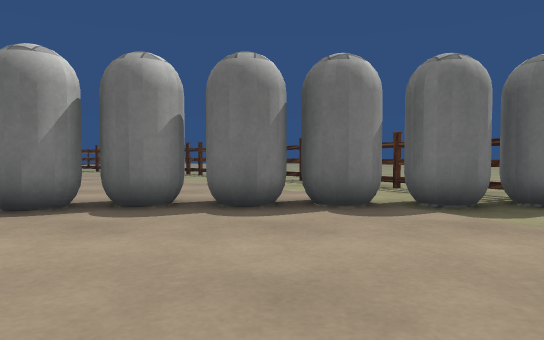
[1] (above)

23 first-person views from a walk through a Unity game level. The camera is 0.59 m above the floor, tilts 2° down and sees 70° across. The floor is counted in squares, 1 m on a side. Each view is taken from the middle of a square. On the plan, view 1 faces up. The plan holds only what a view shows up to about 10 squares ahead; the rest is blank. The place goes on beyond the plan. The player is left out. Some animated figures are not drawn. Some surface patterns are stand-ins.

[2]
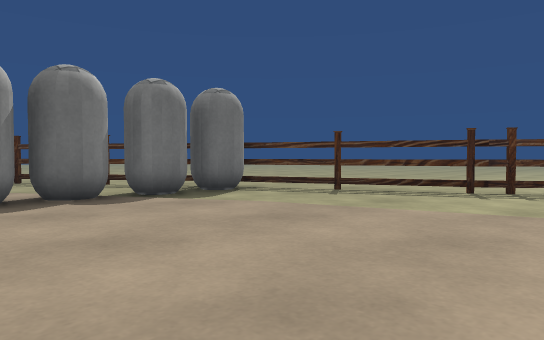

[3]
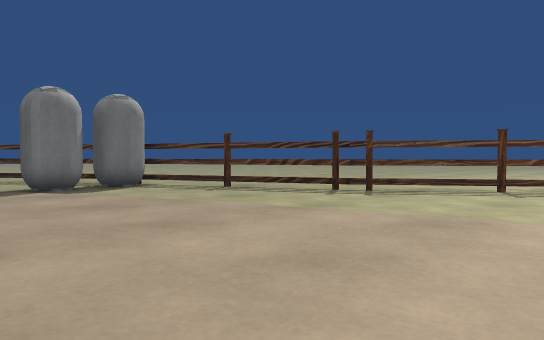

[4]
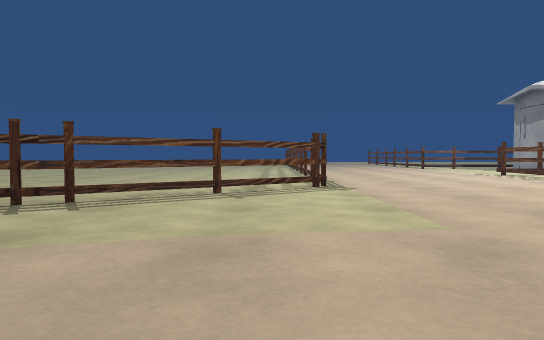

[5]
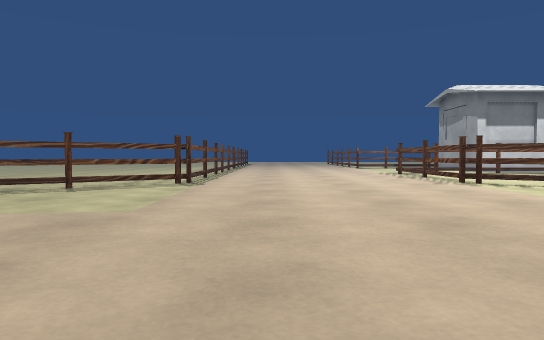

[6]
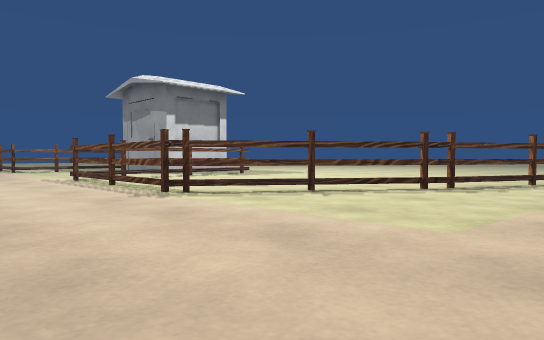

[7]
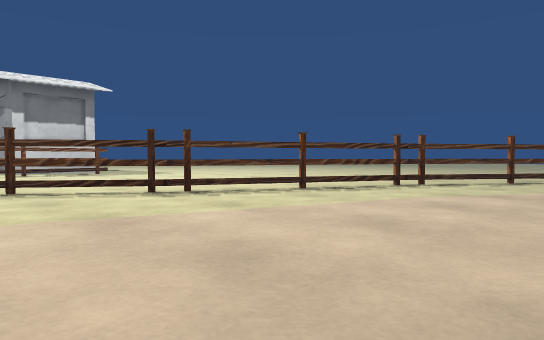

[8]
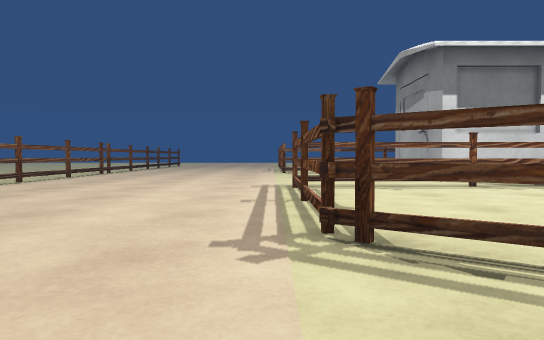

[9]
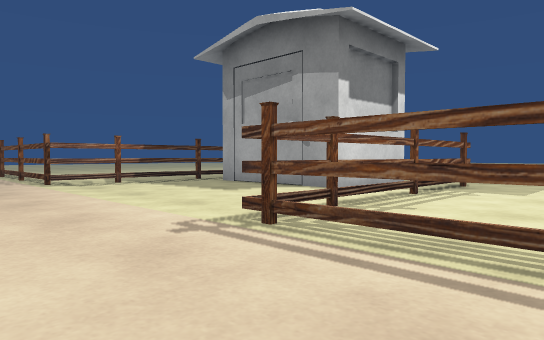

[10]
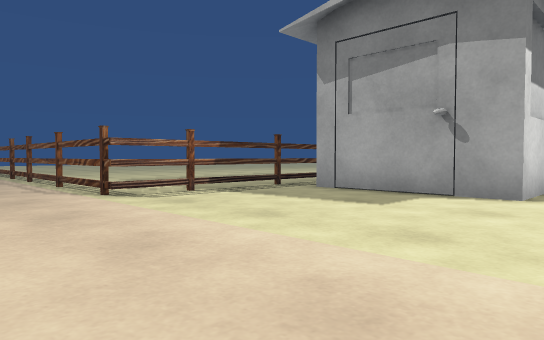

[11]
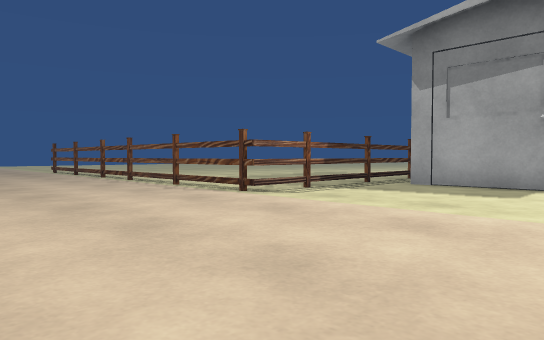

[12]
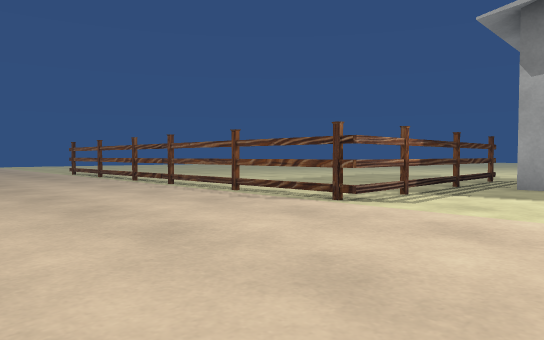

[13]
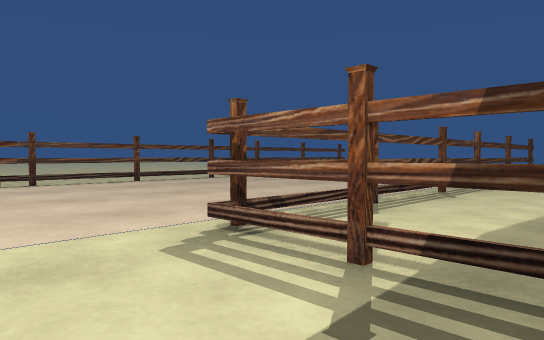

[14]
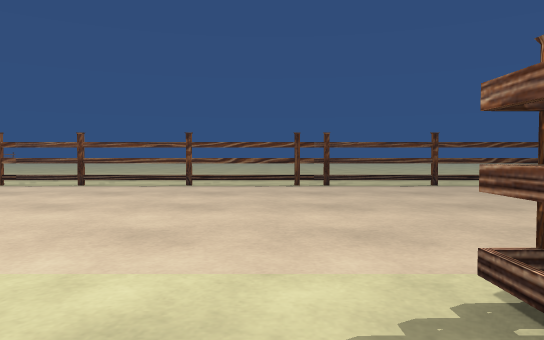

[15]
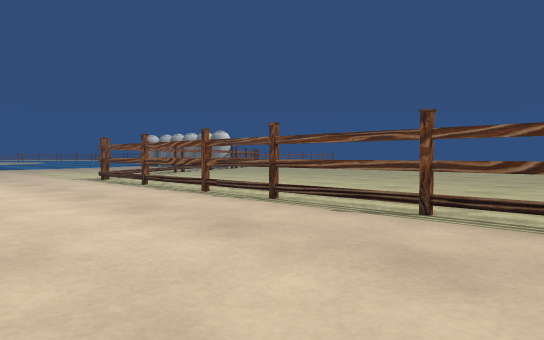

[16]
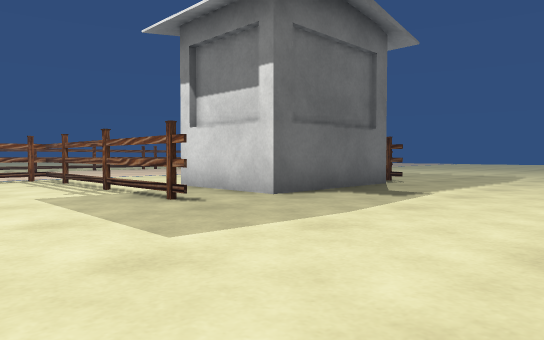

[17]
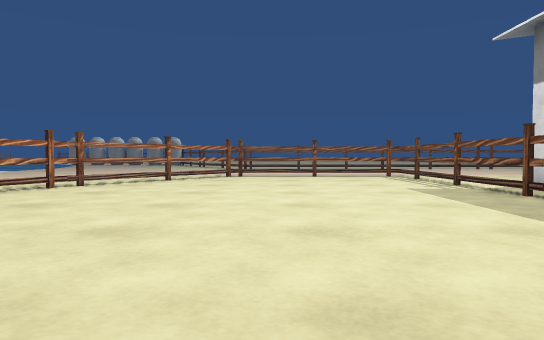

[18]
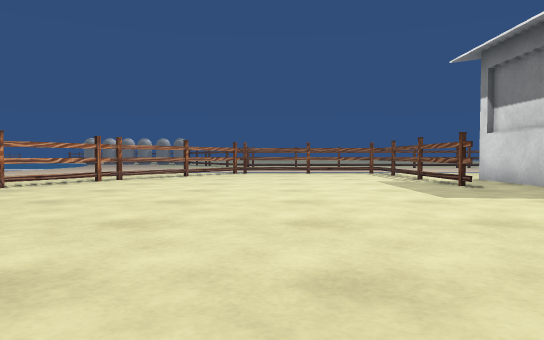

[19]
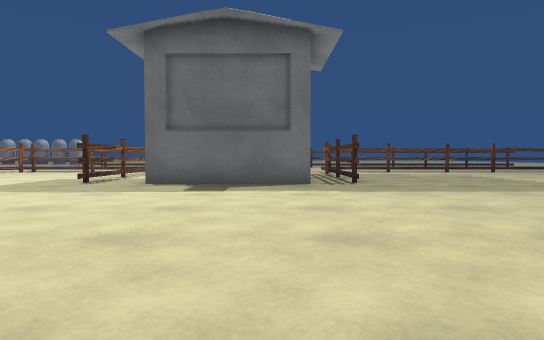

[20]
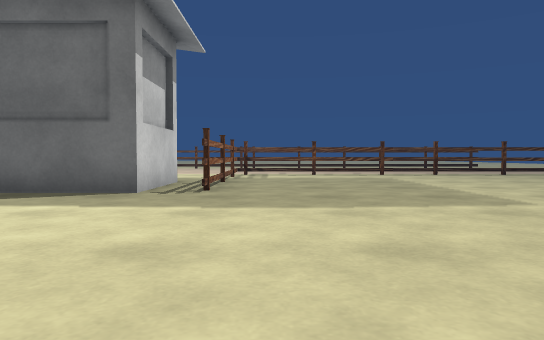

[21]
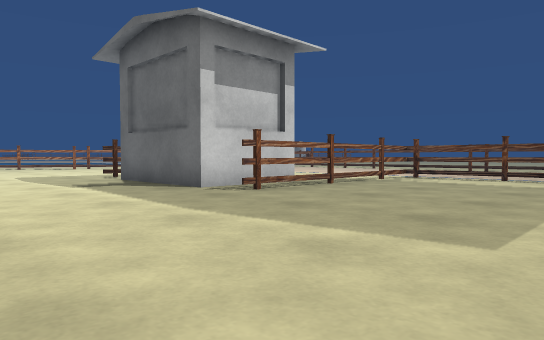

[22]
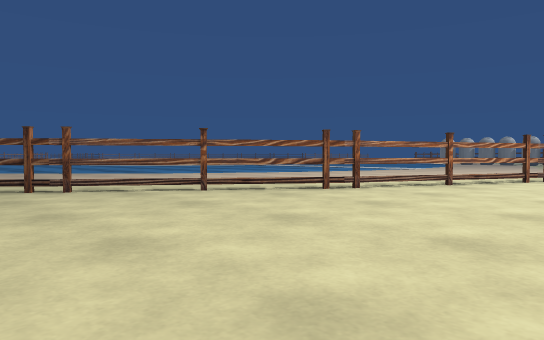

[23]
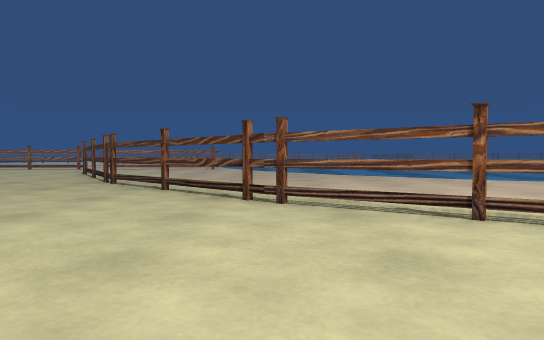

### Floor plan
Key: @ floor where view 1 was taken; # wall or solid block; . floor; ~ water the walk can cross; T thing the floor can be seen under or through; O other object.
Columns run from 3 left of view 1 to 25 right of it. Each row starts with its distance up from view 1.
 10     #
  9    .#..
  8  ....#.
  7 ......#.
  6 ......#..
  5 OOOOOOOT..
  4 O.......T.  ...    ..
  3  .......T.. ...   ...
  2  ~......T.. ...  ....
  1   .......T..... ......
  0   .@......T...........
 -1   ~.......T.................
 -2    ........T................
 -3    .........T###TTTTTTTTTTTT
 -4     ........................
 -5    ~.........................
 -6     .........................
 -7      ........................
 -8       .......................
 -9       .......TTTTT......TTTTT
-10    ........TT....T.....T.....
-11    .......TT.....T.....T.....
-12    .......T......T.....T.....
-13    ......T.......T.OOOO#.....
-14     .....T.......#.O  O#.....
-15     ....T........#.OOOO#.....
-16 ~.  ....T....................
-17 ... ...T.....................
-18 .......T.....................
-19 ......T......................
-20 .....T.......................
-21 .....T..........   .......
-22 ....T..........    ......
-23 ...T........ .      ...
-24  .T.........         .

Positions as (right, up) in squares from view 1, and headings:
1: (0, 0), facing up
2: (-1, -1), facing up-right
3: (0, -3), facing up-right
4: (1, -2), facing right
5: (0, -5), facing right
6: (3, -6), facing down-right
7: (0, -10), facing down-right
8: (6, -9), facing right
9: (11, -7), facing down-right
10: (14, -7), facing down-right
11: (15, -5), facing down-right
12: (17, -5), facing down-right
13: (18, -12), facing up-right
14: (19, -11), facing up
15: (19, -7), facing up-left
16: (11, -20), facing up-right
17: (10, -21), facing up
18: (10, -23), facing up
19: (18, -24), facing up
20: (21, -22), facing up
21: (25, -20), facing up-left
22: (8, -24), facing up-left
23: (6, -22), facing left
